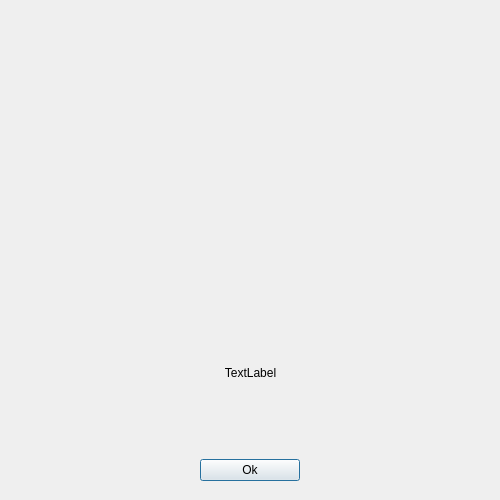
<?xml version="1.0" encoding="UTF-8"?>
<ui version="4.0">
 <class>Dialog</class>
 <widget class="QDialog" name="Dialog">
  <property name="geometry">
   <rect>
    <x>0</x>
    <y>0</y>
    <width>500</width>
    <height>500</height>
   </rect>
  </property>
  <property name="windowTitle">
   <string>Dialog</string>
  </property>
  <widget class="QWidget" name="verticalLayoutWidget">
   <property name="geometry">
    <rect>
     <x>10</x>
     <y>10</y>
     <width>481</width>
     <height>471</height>
    </rect>
   </property>
   <layout class="QVBoxLayout" name="verticalLayout">
    <item alignment="Qt::AlignTop">
     <widget class="QLabel" name="error_image">
      <property name="enabled">
       <bool>true</bool>
      </property>
      <property name="minimumSize">
       <size>
        <width>350</width>
        <height>350</height>
       </size>
      </property>
      <property name="maximumSize">
       <size>
        <width>16777215</width>
        <height>16777215</height>
       </size>
      </property>
      <property name="text">
       <string/>
      </property>
      <property name="alignment">
       <set>Qt::AlignLeading|Qt::AlignLeft|Qt::AlignTop</set>
      </property>
     </widget>
    </item>
    <item>
     <widget class="QLabel" name="error_label">
      <property name="maximumSize">
       <size>
        <width>100000</width>
        <height>100</height>
       </size>
      </property>
      <property name="text">
       <string>TextLabel</string>
      </property>
      <property name="alignment">
       <set>Qt::AlignCenter</set>
      </property>
     </widget>
    </item>
    <item>
     <spacer name="verticalSpacer">
      <property name="orientation">
       <enum>Qt::Vertical</enum>
      </property>
      <property name="sizeHint" stdset="0">
       <size>
        <width>20</width>
        <height>40</height>
       </size>
      </property>
     </spacer>
    </item>
    <item alignment="Qt::AlignHCenter">
     <widget class="QPushButton" name="ok_pushButton">
      <property name="minimumSize">
       <size>
        <width>100</width>
        <height>0</height>
       </size>
      </property>
      <property name="maximumSize">
       <size>
        <width>100</width>
        <height>200</height>
       </size>
      </property>
      <property name="text">
       <string>Ok</string>
      </property>
     </widget>
    </item>
   </layout>
  </widget>
 </widget>
 <resources/>
 <connections/>
</ui>
